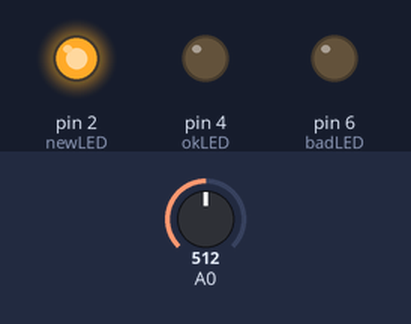
Bench run of a sketch on a simulated Arduino Uno, built with avr-gcc and run on an emulated ATmega328P. On the bench: output pins drawn as LEDs (lit = HIGH). Inputs (shaded band) come from the test bench; at power-on: A0 = 512.

Above: at 2.8 s.
2.9 s: A0 set to 387
8.9 s: A0 set to 358
At 11.4 s:
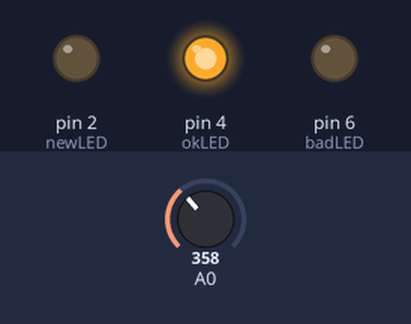
14.9 s: A0 set to 225
18.4 s: A0 set to 197
At 21.4 s:
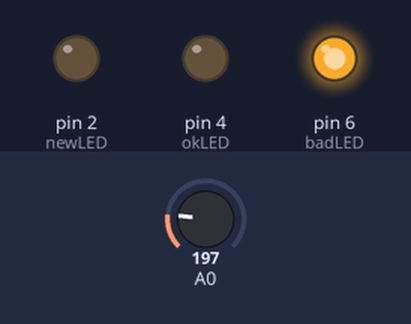
24.4 s: A0 set to 306
At 27.2 s:
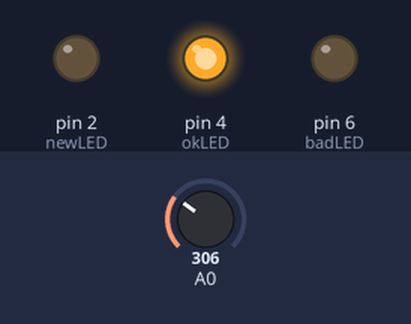
30.4 s: A0 set to 122
At 33.0 s:
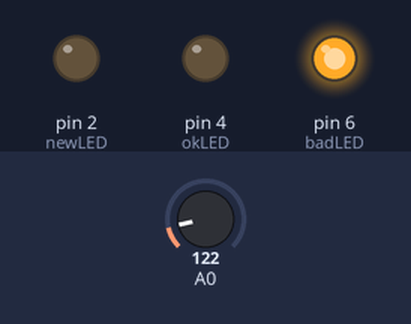
Timing chart, 0 to 34.5 s (numbered marks = the images above; inputs shaded):
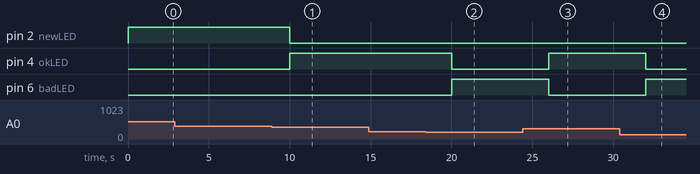

Measured:
- the behaviour switches between 375 and 374 on A0 (found by bisection; images 0 and 1)
- the behaviour switches between 209 and 208 on A0 (found by bisection; images 1 and 2)
- after the input at 8.9 s, pin 2 (newLED): HIGH → LOW after 1.1 s; pin 4 (okLED): LOW → HIGH after 1.1 s
- after the input at 18.4 s, pin 4 (okLED): HIGH → LOW after 1.6 s; pin 6 (badLED): LOW → HIGH after 1.6 s
- after the input at 24.4 s, pin 4 (okLED): LOW → HIGH after 1.6 s; pin 6 (badLED): HIGH → LOW after 1.6 s
- after the input at 30.4 s, pin 4 (okLED): HIGH → LOW after 1.6 s; pin 6 (badLED): LOW → HIGH after 1.6 s

The sketch:

Volt_Meter.ino
```cpp
//simple volt meter

#define newLED 2
#define okLED 4
#define badLED 6


int analogueValue = 0;
float voltage = 0;
int LedDelay = 2000;

void setup()
{
    pinMode(newLED,OUTPUT);
    pinMode(okLED, OUTPUT);
    pinMode(badLED,OUTPUT);
}

void loop()
{
    analogueValue = analogRead(0);
    voltage = 0.0048*analogueValue;
    if (voltage >= 1.8)
    {
        digitalWrite(newLED, HIGH);
        delay(LedDelay);
        digitalWrite(newLED, LOW);
    }
    else if ((voltage < 1.8) && (voltage > 1.0))
    {
        digitalWrite(okLED, HIGH);
        delay(LedDelay);
        digitalWrite(okLED, LOW);
    }
    else if (voltage <= 1.0)
    {
        digitalWrite(badLED, HIGH);
        delay(LedDelay);
        digitalWrite(badLED, LOW);
    }
}
```
